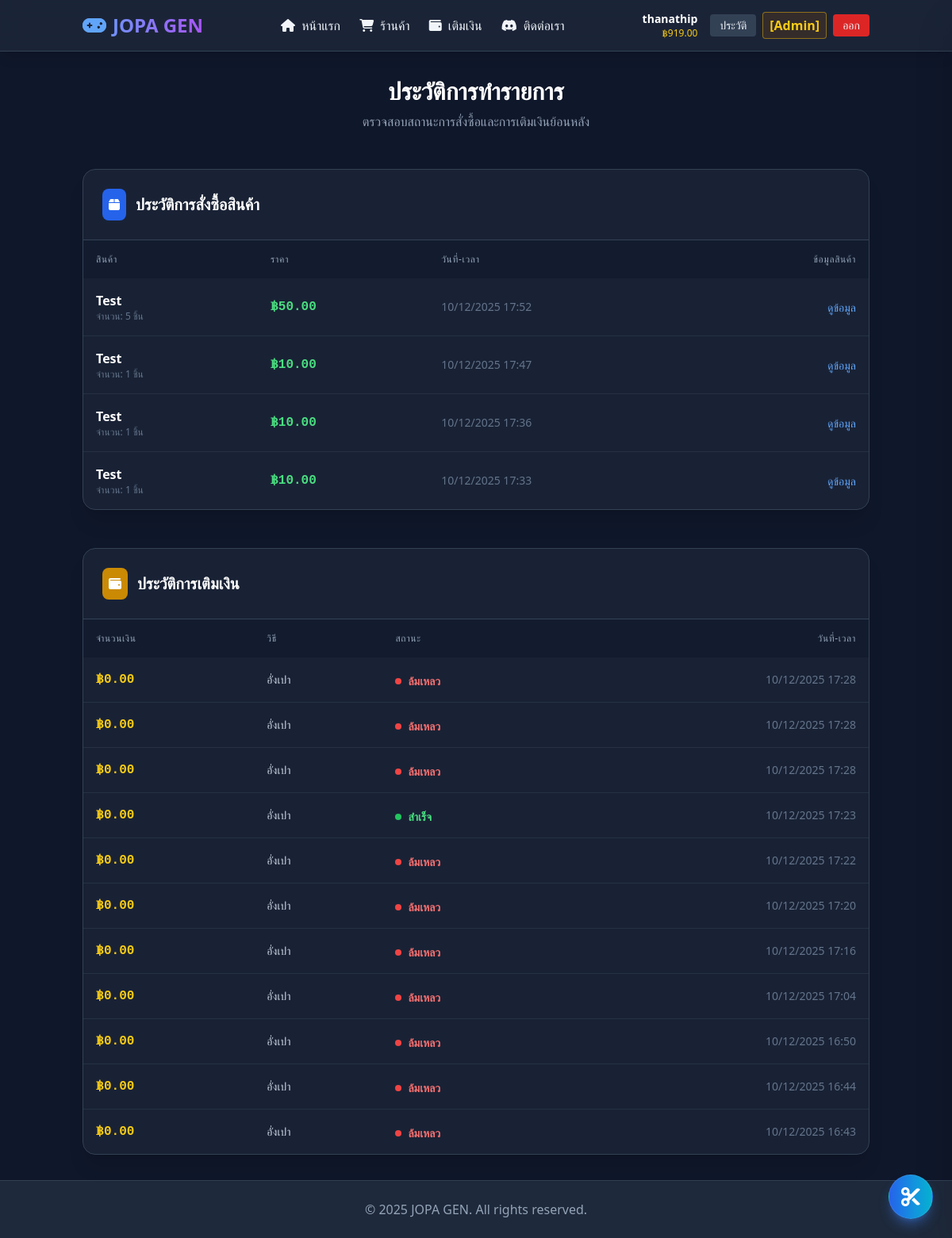
The page /history (signed in) on the database its author committed.
### app.py (models this page shows)
class User(db.Model):
    id = db.Column(db.Integer, primary_key=True)
    username = db.Column(db.String(80), unique=True, nullable=False)
    password = db.Column(db.String(200), nullable=False)
    role = db.Column(db.String(10), default='member')
    balance = db.Column(db.Float, default=0.0)
    created_at = db.Column(db.DateTime, default=datetime.now)

class Order(db.Model):
    id = db.Column(db.Integer, primary_key=True)
    user_id = db.Column(db.Integer, db.ForeignKey('user.id'), nullable=False)
    category_name = db.Column(db.String(100))
    price = db.Column(db.Float) # ตัวนี้คือราคาที่ใช้ในการสั่งซื้อ
    data = db.Column(db.Text)
    created_at = db.Column(db.DateTime, default=datetime.now)

class TopupHistory(db.Model):
    id = db.Column(db.Integer, primary_key=True)
    user_id = db.Column(db.Integer, db.ForeignKey('user.id'), nullable=False)
    amount = db.Column(db.Float, nullable=False)
    method = db.Column(db.String(50), default='truemoney_gift')
    status = db.Column(db.String(20), default='pending')
    ref = db.Column(db.String(100))
    created_at = db.Column(db.DateTime, default=datetime.now)
    user = db.relationship('User', backref='topups')

class SiteConfig(db.Model):
    id = db.Column(db.Integer, primary_key=True)
    site_name = db.Column(db.String(100), default="JOPA GEN")
    logo_url = db.Column(db.String(500), default="")
    announcement = db.Column(db.Text, default="[ อยู่ในช่วง Version.Test]")
    contact_url = db.Column(db.String(500), default="https://discord.gg/yourlink")
    truemoney_phone = db.Column(db.String(10), default="")

### app.py (the view)
@app.route('/history')
@login_required
def history():
    user = User.query.get(session['user_id'])
    orders = Order.query.filter_by(user_id=user.id).order_by(Order.created_at.desc()).all()
    topups = TopupHistory.query.filter_by(user_id=user.id).order_by(TopupHistory.created_at.desc()).all()
    return render_template('history.html', orders=orders, topups=topups)

### app.py (called while the page is built)
def get_config():
    conf = SiteConfig.query.first()
    if not conf:
        conf = SiteConfig()
        db.session.add(conf)
        db.session.commit()
    return conf

def login_required(f):
    @wraps(f)
    def decorated_function(*args, **kwargs):
        if 'user_id' not in session:
            flash("กรุณาเข้าสู่ระบบ", "error")
            return redirect(url_for('login'))
        return f(*args, **kwargs)
    return decorated_function

@app.before_request
def before_request():
    if 'user_id' in session:
        user = User.query.get(session['user_id'])
        if user:
            pass
        else:
            session.pop('user_id', None)

@app.context_processor
def inject_globals():
    user = None
    if 'user_id' in session:
        user = User.query.get(session['user_id'])
    conf = get_config()
    return dict(current_user=user, site_config=conf)

### templates/history.html (shortened to what this page needs)
{% extends "base.html" %}
{% block content %}
<div class="max-w-6xl mx-auto space-y-12">
    <div class="text-center mb-10">
        <h1 class="text-3xl font-bold text-white mb-2">ประวัติการทำรายการ</h1>
        <p class="text-slate-400">ตรวจสอบสถานะการสั่งซื้อและการเติมเงินย้อนหลัง</p>
    </div>
    <div class="glass rounded-2xl shadow-xl border border-slate-700 overflow-hidden">
        <div class="p-6 border-b border-slate-700 flex items-center gap-3">
            <div class="bg-blue-600 p-2 rounded-lg text-white"><i class="fa-solid fa-box"></i></div>
            <h2 class="text-xl font-bold text-white">ประวัติการสั่งซื้อสินค้า</h2>
        </div>
        <div class="overflow-x-auto">
            <table class="w-full text-left text-slate-300">
                <thead class="bg-slate-900/50 text-slate-400 uppercase text-xs tracking-wider">
                    <tr>
                        <th class="p-4 font-medium">สินค้า</th>
                        <th class="p-4 font-medium">ราคา</th>
                        <th class="p-4 font-medium">วันที่-เวลา</th>
                        <th class="p-4 font-medium text-right">ข้อมูลสินค้า</th>
                    </tr>
                </thead>
                <tbody class="divide-y divide-slate-700/50">
                    {% for o in orders %}
                    <tr class="hover:bg-slate-700/50 transition">
                        <td class="p-4">
                            <div class="font-bold text-white">{{ o.category_name }}</div>
                            <div class="text-xs text-slate-500">จำนวน: {{ o.data.split('\n') | length if o.data else 0 }} ชิ้น</div>
                        </td>
                        <td class="p-4 text-green-400 font-mono font-bold">฿{{ "{:.2f}".format(o.price) }}</td>
                        <td class="p-4 text-sm text-slate-500">{{ o.created_at.strftime("%d/%m/%Y %H:%M") }}</td>
                        <td class="p-4 text-right">
                            <button onclick="openDataModal('{{ o.category_name | e }}', '{{ o.data | replace('\n', '<br>') }}')" class="text-blue-400 hover:text-blue-300 text-sm">ดูข้อมูล</button>
                        </td>
                    </tr>
                    {% else %}
                    <tr><td colspan="4" class="p-8 text-center text-slate-500">ยังไม่มีประวัติการสั่งซื้อ</td></tr>
                    {% endfor %}
                </tbody>
            </table>
        </div>
    </div>
    <div class="glass rounded-2xl shadow-xl border border-slate-700 overflow-hidden">
        <div class="p-6 border-b border-slate-700 flex items-center gap-3">
            <div class="bg-yellow-600 p-2 rounded-lg text-white"><i class="fa-solid fa-wallet"></i></div>
            <h2 class="text-xl font-bold text-white">ประวัติการเติมเงิน</h2>
        </div>
        <div class="overflow-x-auto">
            <table class="w-full text-left text-slate-300">
                <thead class="bg-slate-900/50 text-slate-400 uppercase text-xs tracking-wider">
                    <tr>
                        <th class="p-4 font-medium">จำนวนเงิน</th>
                        <th class="p-4 font-medium">วิธี</th>
                        <th class="p-4 font-medium">สถานะ</th>
                        <th class="p-4 font-medium text-right">วันที่-เวลา</th>
                    </tr>
                </thead>
                <tbody class="divide-y divide-slate-700/50">
                    {% for t in topups %}
                    <tr class="hover:bg-slate-700/50 transition">
                        <td class="p-4 text-yellow-400 font-mono font-bold">฿{{ "{:.2f}".format(t.amount) }}</td>
                        <td class="p-4 text-sm capitalize">
                            {% if t.method == 'truemoney_gift' %}
                                อั่งเปา
                            {% else %}
                                {{ t.method }}
                            {% endif %}
                        </td>
                        <td class="p-4">
                            {% if t.status == 'success' %}
                                <span class="inline-flex items-center text-green-400 text-sm font-bold">
                                    <span class="w-2 h-2 bg-green-500 rounded-full mr-2 animate-pulse"></span> สำเร็จ
                                </span>
                            {% elif t.status == 'pending' %}
                                <span class="inline-flex items-center text-yellow-400 text-sm font-bold">
                                    <span class="w-2 h-2 bg-yellow-500 rounded-full mr-2"></span> รอตรวจสอบ
                                </span>
                            {% else %}
                                <span class="inline-flex items-center text-red-400 text-sm font-bold">
                                    <span class="w-2 h-2 bg-red-500 rounded-full mr-2"></span> ล้มเหลว
                                </span>
                            {% endif %}
                        </td>
                        <td class="p-4 text-right text-sm text-slate-500">{{ t.created_at.strftime("%d/%m/%Y %H:%M") }}</td>
                    </tr>
                    {% else %}
                    <tr><td colspan="4" class="p-8 text-center text-slate-500">ยังไม่มีประวัติการเติมเงิน</td></tr>
                    {% endfor %}
                </tbody>
            </table>
        </div>
    </div>
</div>
{% endblock %}

### templates/base.html (shortened to what this page needs)
<!DOCTYPE html>
<html lang="th">
<head>
    <script src="https://cdn.tailwindcss.com"></script>
    <link rel="stylesheet" href="https://cdnjs.cloudflare.com/ajax/libs/font-awesome/6.4.0/css/all.min.css">
</head>
<body class="bg-slate-900 text-slate-100 min-h-screen flex flex-col font-sans">
    <nav class="bg-slate-800/80 backdrop-blur-md border-b border-slate-700 sticky top-0 z-40 shadow-lg">
        <div class="container mx-auto px-4">
            <div class="flex justify-between items-center h-16">
                <a href="/" class="text-2xl font-bold bg-clip-text text-transparent bg-gradient-to-r from-blue-400 to-purple-500 hover:opacity-80 transition flex items-center">
                    {% if site_config.logo_url %}
                        <img src="{{ site_config.logo_url }}" alt="Logo" class="h-10 w-auto object-contain">
                    {% else %}
                        <i class="fa-solid fa-gamepad mr-2 text-blue-400"></i>{{ site_config.site_name }}
                    {% endif %}
                </a>
                <div class="hidden md:flex space-x-6 items-center">
                    <a href="/" class="hover:text-blue-400 transition font-medium"><i class="fa-solid fa-house mr-1"></i> หน้าแรก</a>
                    <a href="/idgen" class="hover:text-blue-400 transition font-medium"><i class="fa-solid fa-cart-shopping mr-1"></i> ร้านค้า</a>
                    <a href="/topup" class="hover:text-blue-400 transition font-medium"><i class="fa-solid fa-wallet mr-1"></i> เติมเงิน</a>
                    <a href="{{ site_config.contact_url }}" target="_blank" class="hover:text-blue-400 transition font-medium"><i class="fa-brands fa-discord mr-1"></i> ติดต่อเรา</a>
                </div>
                <div class="flex items-center">
                    {% if current_user %}
                        <div class="hidden md:block mr-4 text-right">
                            <span class="block text-sm font-bold text-white">{{ current_user.username }}</span>
                            <span class="block text-xs text-yellow-400">฿{{ "{:,.2f}".format(current_user.balance) }}</span>
                        </div>
                        <a href="/history" class="bg-slate-700 hover:bg-slate-600 px-3 py-1 rounded text-sm mr-2 transition">ประวัติ</a>
                        {% if current_user.role == 'admin' %}
                            <a href="/admin" class="mr-2 text-yellow-400 border border-yellow-500/50 px-2 py-1 rounded bg-yellow-900/30 font-bold hover:bg-yellow-800/50 transition">[Admin]</a>
                        {% endif %}
                        <a href="/logout" class="bg-red-600 hover:bg-red-700 px-3 py-1 rounded text-sm">ออก</a>
                    {% else %}
                        <a href="/login" class="text-blue-400 hover:text-white mr-4 font-semibold">เข้าสู่ระบบ</a>
                        <a href="/register" class="bg-blue-600 hover:bg-blue-700 px-4 py-2 rounded text-sm font-bold shadow-md">สมัครสมาชิก</a>
                    {% endif %}
                </div>
            </div>
        </div>
    </nav>
    <main class="flex-grow container mx-auto px-4 py-8 relative">
        {% block content %}{% endblock %}
    </main>
    <footer class="bg-slate-800 border-t border-slate-700 mt-auto py-6">
        <div class="container mx-auto px-4 text-center text-slate-400">
            <p class="font-medium">&copy; 2025 {{ site_config.site_name }}. All rights reserved.</p>
        </div>
    </footer>
    <div class="fixed bottom-6 right-6 z-[99]">
        <button onclick="toggleSplitDrawer()"
            class="w-14 h-14 bg-gradient-to-r from-blue-600 to-cyan-500 hover:from-blue-500 hover:to-cyan-400 text-white rounded-full shadow-lg shadow-blue-500/40 transition transform hover:scale-110 flex items-center justify-center group border border-white/10">
            <i class="fa-solid fa-scissors text-2xl group-hover:rotate-180 transition duration-500"></i>
        </button>
    </div>
</body>
</html>

### templates/base.html (style rules this page uses)
body { font-family: 'Kanit', sans-serif; }
.glass { background-color: rgba(30, 41, 59, 0.7); backdrop-filter: blur(10px); }

### rows shown on the page
User: username "thanathip", balance "919.00"
Order: category_name "Test", data.split|length "5", price "50.00", created_at "10/12/2025 17:52"
Order: category_name "Test", data.split|length "1", price "10.00", created_at "10/12/2025 17:47"
Order: category_name "Test", data.split|length "1", price "10.00", created_at "10/12/2025 17:36"
Order: category_name "Test", data.split|length "1", price "10.00", created_at "10/12/2025 17:33"
TopupHistory: amount "0.00", method "อั่งเปา", status "failed" (drawn), created_at "10/12/2025 17:28"
TopupHistory: amount "0.00", method "อั่งเปา", status "failed" (drawn), created_at "10/12/2025 17:28"
TopupHistory: amount "0.00", method "อั่งเปา", status "failed" (drawn), created_at "10/12/2025 17:28"
TopupHistory: amount "0.00", method "อั่งเปา", status "success" (drawn), created_at "10/12/2025 17:23"
TopupHistory: amount "0.00", method "อั่งเปา", status "failed" (drawn), created_at "10/12/2025 17:22"
TopupHistory: amount "0.00", method "อั่งเปา", status "failed" (drawn), created_at "10/12/2025 17:20"
TopupHistory: amount "0.00", method "อั่งเปา", status "failed" (drawn), created_at "10/12/2025 17:16"
TopupHistory: amount "0.00", method "อั่งเปา", status "failed" (drawn), created_at "10/12/2025 17:04"
TopupHistory: amount "0.00", method "อั่งเปา", status "failed" (drawn), created_at "10/12/2025 16:50"
TopupHistory: amount "0.00", method "อั่งเปา", status "failed" (drawn), created_at "10/12/2025 16:44"
TopupHistory: amount "0.00", method "อั่งเปา", status "failed" (drawn), created_at "10/12/2025 16:43"
SiteConfig: site_name "JOPA GEN"
